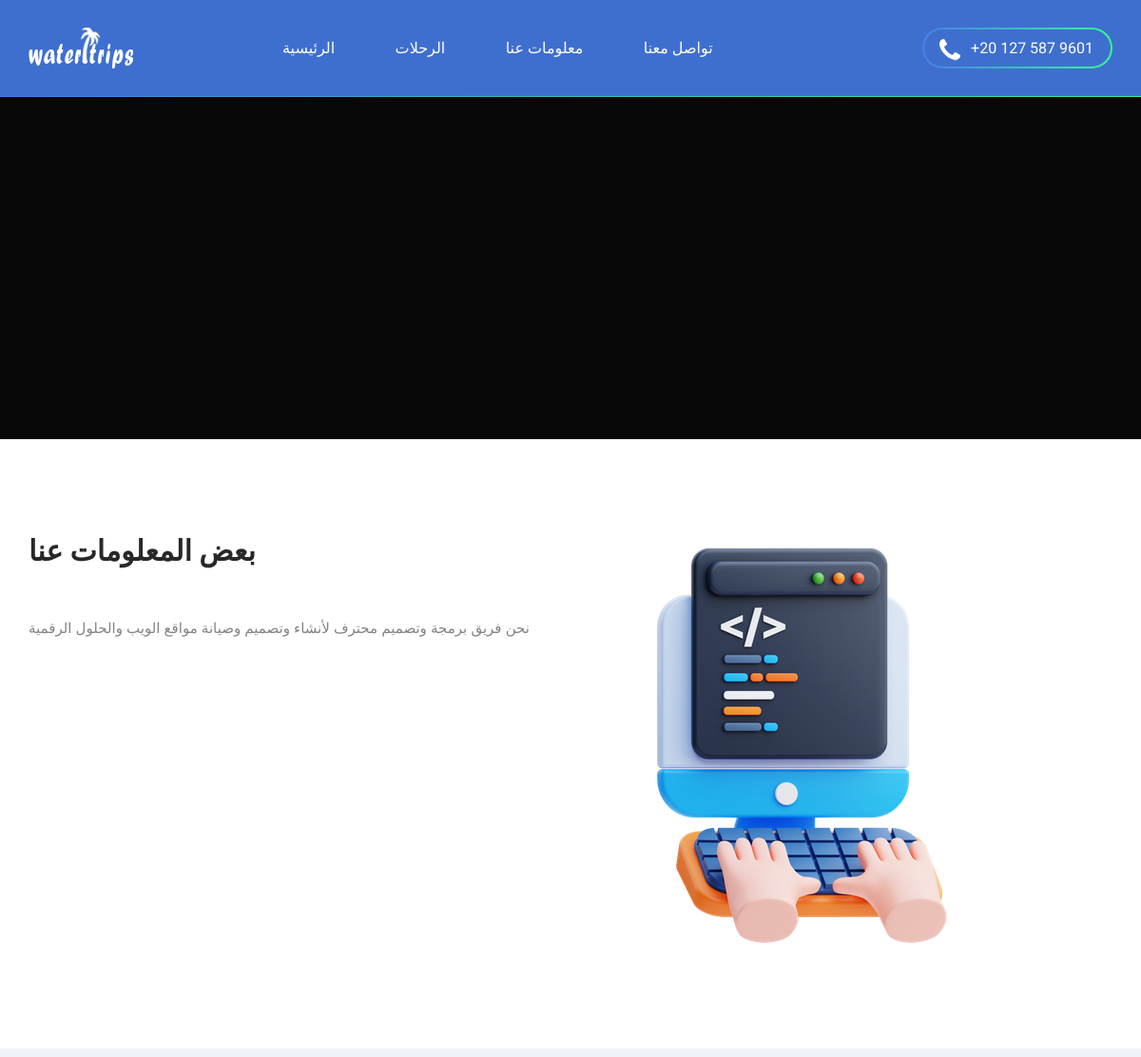
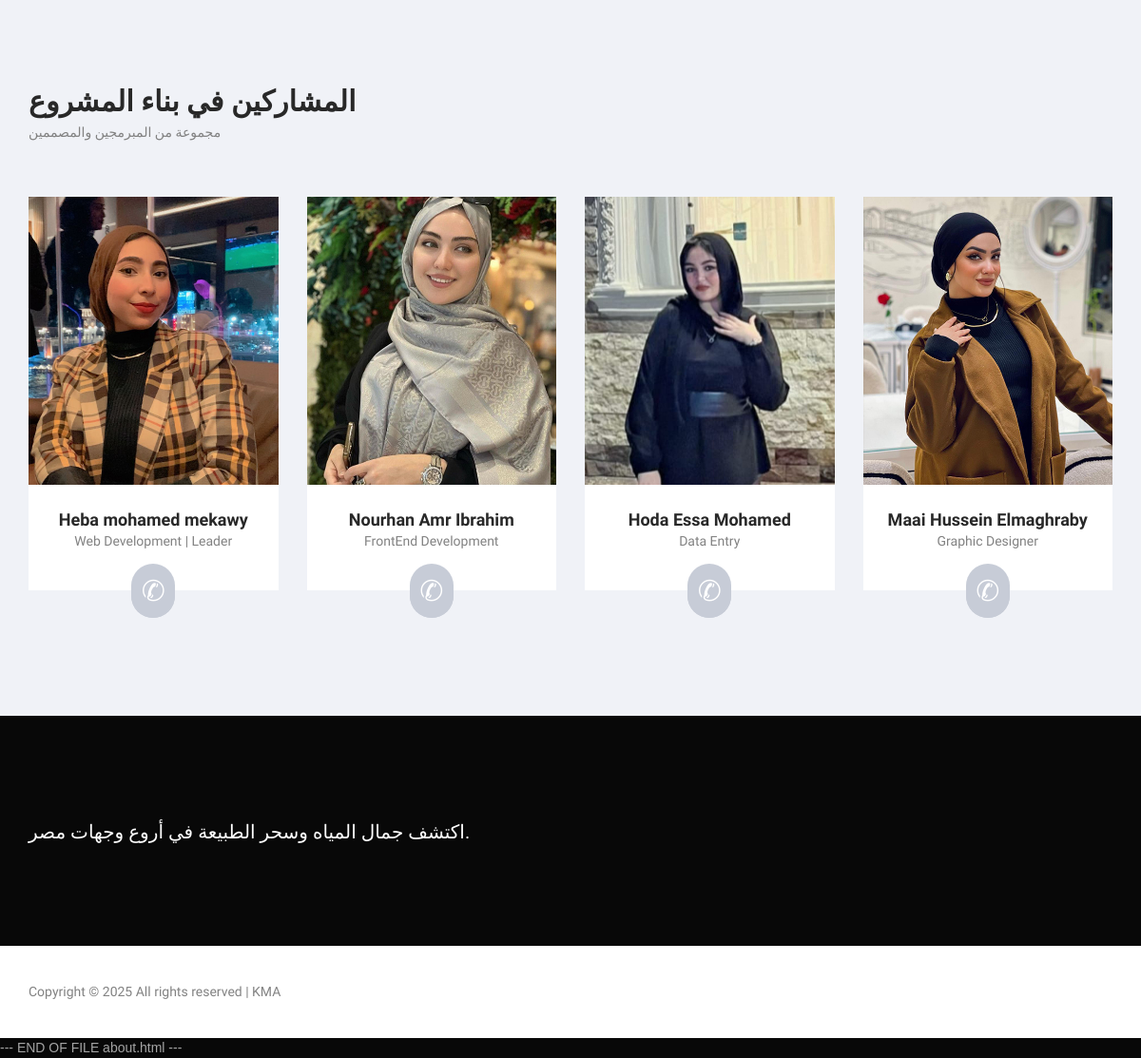
Screenshot of /about/about/ with the database file from the repository (2 pictures, top to bottom).
### about/models.py (models this page shows, shortened)
class TeamMember(models.Model):
    name = models.CharField(max_length=100)
    role = models.CharField(max_length=100)
    description = models.TextField(default="No description")
    image = models.ImageField(upload_to='team/')
    phone = models.CharField(max_length=20, blank=True)

### about/views.py (the view)
# urls.py: path('about/', views.about_view, name='about'),
def about_view(request):
    team_members = TeamMember.objects.all()
    return render(request, 'about/about.html', {'team_members': team_members})

### about/templates/about/about.html (shortened to what this page needs)
{% load static %}
<!DOCTYPE html>
<html lang="ar">
<head>
<link rel="stylesheet" type="text/css" href="{% static 'styles/bootstrap4/bootstrap.min.css' %}">
<link href="{% static 'plugins/font-awesome-4.7.0/css/font-awesome.min.css' %}" rel="stylesheet" type="text/css">
<link rel="stylesheet" type="text/css" href="{% static 'plugins/OwlCarousel2-2.2.1/owl.carousel.css' %}">
<link rel="stylesheet" type="text/css" href="{% static 'plugins/OwlCarousel2-2.2.1/owl.theme.default.css' %}">
<link rel="stylesheet" type="text/css" href="{% static 'plugins/OwlCarousel2-2.2.1/animate.css' %}">
<link rel="stylesheet" type="text/css" href="{% static 'styles/about.css' %}">
<link rel="stylesheet" type="text/css" href="{% static 'styles/about_responsive.css' %}">
</head>
<body>
<div class="super_container">
		<header class="header">
			<div class="container">
				<div class="row">
					<div class="col">
						<div class="header_content d-flex flex-row align-items-center justify-content-start">
							<div class="logo">
								<a href="#"><img src="{% static 'images/logo.png' %}" alt=""></a>
							</div>
							<nav class="main_nav">
								<ul>
									<li ><a href="{%url 'Trip'%}">الرئيسية</a></li>
									<li><a href="{%url 'trips_list'%}">الرحلات</a></li>
									<li><a href="{%url 'about'%}">معلومات عنا</a></li>
									<li><a href="{%url 'contact'%}">تواصل معنا</a></li>
								</ul>
							</nav>
							<div class="phone_num ml-auto">
								<div class="phone_num_inner">
									<img src="{% static 'images/phone.png' %}" alt=""><span>+20 127 587 9601</span>
								</div>
							</div>
						</div>
					</div>
				</div>
			</div>
		</header>
	<div class="home">
		<div class="parallax_background parallax-window" data-parallax="scroll" data-image-src="{% static 'images/contact.jpg' %}" data-speed="0.8"></div>
		<div class="home_container">
			<div class="container">
				<div class="row">
					<div class="col">
					</div>
				</div>
			</div>
		</div>
	</div>
	<div class="about">
		<div class="container">
			<div class="row">
				<div class="col-lg-6">
					<div class="about_content">
						<div class="section_title">بعض المعلومات عنا</div>
						<div class="about_text">
							<p>نحن فريق برمجة وتصميم محترف لأنشاء وتصميم وصيانة مواقع الويب والحلول الرقمية</p>
						</div>
					</div>
				</div>
				<div class="col-lg-6">
					<div class="about_image">
                        {% if about_content.image %}
                            <img src="{{ about_content.image.url }}" alt="{{ about_content.title }}">
                        {% else %}
                            <img src="{% static 'images/prog.png' %}" alt="">
                        {% endif %}
                    </div>
				</div>
			</div>
        </div>
	</div>
	<div class="realtors">
		<div class="container">
			<div class="row">
				<div class="col">
					<div class="section_title">المشاركين في بناء المشروع</div>
					<div class="section_subtitle">مجموعة من المبرمجين والمصممين</div>
				</div>
			</div>
			<div class="row realtors_row">
				{% for member in team_members %}
				<div class="col-lg-3 col-md-6">
					<div class="realtor_outer">
						<div class="realtor">
							<div class="realtor_image">
								<img src="{{ member.image.url }}" alt="{{ member.name }}">
							</div>
							<div class="realtor_body">
								<div class="realtor_title">{{ member.name }}</div>
								<div class="realtor_subtitle">{{ member.role }}</div>
							</div>
							{% if member.phone %}
							<div class="realtor_link">
								<a href="tel:{{ member.phone }}">✆</a>
							</div>
							{% endif %}
						</div>
						<div class="realtor_link_background_container">
							<div><div class="realtor_link_background"></div></div>
						</div>
					</div>
				</div>
				{% endfor %}
			</div>
		</div>
	</div>
		<div class="newsletter">
			<div class="parallax_background parallax-window" data-parallax="scroll"
				data-image-src="{% static 'images/first_footer.jpg' %}" data-speed="0.8"></div>
			<div class="container">
				<div class="row">
					<div class="col">
						<div
							class="newsletter_content d-flex flex-lg-row flex-column align-items-start justify-content-start">
							<div class="newsletter_title_container">
								<div class="newsletter_title">اكتشف جمال المياه وسحر الطبيعة في
									أروع وجهات مصر.</div>
							</div>
						</div>
					</div>
				</div>
			</div>
		</div>
		<div class="footer_bar">
			<div class="container">
				<div class="row">
					<div class="col">
						<div class="footer_bar_content d-flex flex-row align-items-center justify-content-start">
							<div class="cr">
								Copyright ©
								<script>document.write(new Date().getFullYear());</script> All rights
								reserved | KMA
							</div>
						</div>
					</div>
				</div>
			</div>
		</div>
	</div>
</body>
</html>

### rows the page displays
TeamMember: image (picture), name "Heba mohamed mekawy", role "Web Development | Leader"
TeamMember: image (picture), name "Nourhan Amr Ibrahim", role "FrontEnd Development"
TeamMember: image (picture), name "Hoda Essa Mohamed", role "Data Entry"
TeamMember: image (picture), name "Maai Hussein Elmaghraby", role "Graphic Designer"
